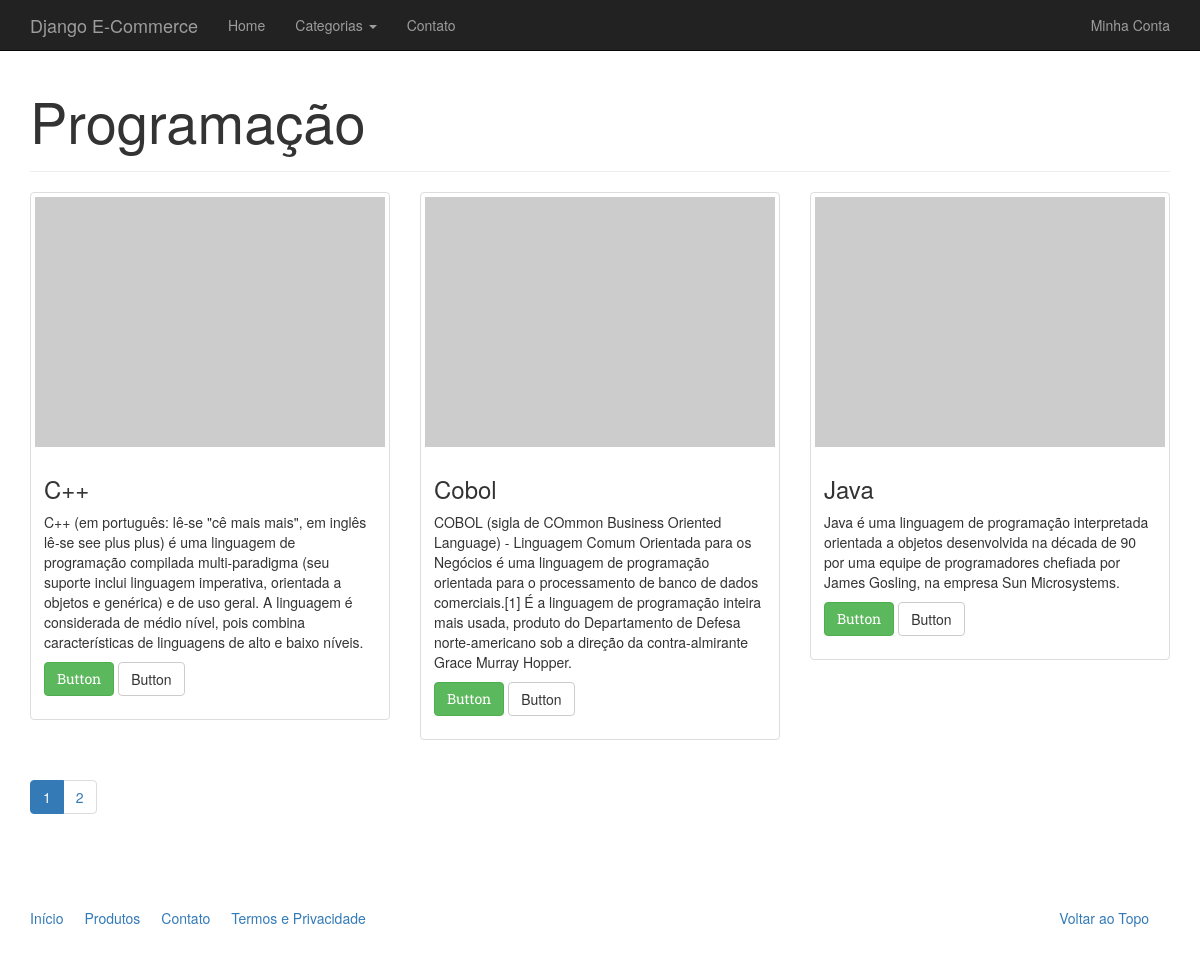
Page /catalogo/programacao/ on the committed database.
### catalog/models.py (models this page shows)
class Category(models.Model):
    name = models.CharField('Nome', max_length=100)
    slug = models.SlugField('Identificador', max_length=100)
    created = models.DateTimeField('Criado em', auto_now_add=True) # Grava a data apenas uma vez quando criado
    modified = models.DateTimeField('Modificado em', auto_now=True) # atualiza toda vez que for modificado
    class Meta:
        verbose_name = 'Categoria'
        verbose_name_plural = 'Categorias'
        ordering = ['name'] # django ordena em ordem alfabetica pelo campo name do model
    def __str__(self):
        return self.name
    def get_absolute_url(self):
        return reverse('catalog:category', kwargs={'slug': self.slug})

class Product(models.Model):
    name = models.CharField('Nome', max_length=100)
    slug = models.SlugField('Identificador', max_length=100)
    category = models.ForeignKey('catalog.Category', verbose_name='Categoria')
    description = models.TextField('Descrição', blank=True) # blank permite campo nulo
    price = models.DecimalField('Preço',decimal_places=2, max_digits=8) #place = 2 casas decimais
    created = models.DateTimeField('Criado em', auto_now_add=True)
    modified = models.DateTimeField('Modificado em', auto_now=True)
    class Meta:
        verbose_name = 'Produto'
        verbose_name_plural = 'Produtos'  #aparace la no catalogo da aplicacao django-admin
        ordering = ['name']
    def __str__(self):
        return self.name
    def get_absolute_url(self):
        return reverse('catalog:product', kwargs={'slug':self.slug})

### catalog/views.py (the view)
class CategoryListView(generic.ListView):
    template_name = 'catalog/category.html'
    context_object_name = 'product_list'
    paginate_by = 3
    def get_queryset(self):
        return Product.objects.filter(category__slug=self.kwargs['slug'])
    def get_context_data(self, **kwargs):
        context = super(CategoryListView, self).get_context_data(**kwargs)
        context['current_category'] = get_object_or_404(Category, slug=self.kwargs['slug'])
        return context

### catalog/context_processors.py (called while the page is built)
def categories(request):
    return {
        'categories': Category.objects.all() #metodo rastreado no settings.py
    }

### core/templatetags/pagination.py (called while the page is built)
@register.inclusion_tag('pagination.html')
def pagination(request, paginator, page_obj):
    context={}
    context['request'] = request
    context['paginator'] = paginator
    context['page_obj'] = page_obj
    getvars = request.GET.copy()
    if 'page' in getvars:
        del getvars['page']
    if len(getvars) > 0:
        context['getvars'] = '&{0}'.format(getvars.urlencode())
    else:
        context['getvars'] = ''
    return context

### catalog/templates/catalog/category.html (shortened to what this page needs)
{% extends "base.html" %}
{% load pagination %}
{% block container %}
<div class="page-header">
    <h1>{{current_category}}</h1>
</div>
<div class="row">
    {% for product in product_list %}
    <div class="col-sm-6 col-md-4">
        <div class="thumbnail">
            <a href="{{ product.get_absolute_url }}">
                <img src="http://placehold.it/350x250" alt="" />
            </a>
            <div class="caption">
                <h3>{{ product }}</h3>
                {{ product.description|linebreaks }}
                <p><a href="{{ product.get_absolute_url }}" class="btn btn-success" role="button">Button</a>
                    <a href="{{ product.get_absolute_url }}" class="btn btn-default" role="button">Button</a></p>
            </div>
        </div>
    </div>
     {% endfor %}
</div>
{% pagination request paginator page_obj %}
{% endblock %}

### rows in the picture
Category: name "Programação"
Product: name "C++", description "C++ (em português: lê-se \"cê mais mais\", em inglês lê-se see plus plus) é uma linguagem de programação compilada multi-paradigma (seu suporte inclui linguagem imperativa, orientada a objetos e genérica) e de uso geral. A linguagem é considerada de médio nível, pois combina características de linguagens de alto e baixo níveis."
Product: name "Cobol", description "COBOL (sigla de COmmon Business Oriented Language) - Linguagem Comum Orientada para os Negócios é uma linguagem de programação orientada para o processamento de banco de dados comerciais.[1] É a linguagem de programação inteira mais usada, produto do Departamento de Defesa norte-americano sob a direção da contra-almirante Grace Murray Hopper."
Product: name "Java", description "Java é uma linguagem de programação interpretada orientada a objetos desenvolvida na década de 90 por uma equipe de programadores chefiada por James Gosling, na empresa Sun Microsystems."

### other values in the picture
{{ page }} "1" "2"
